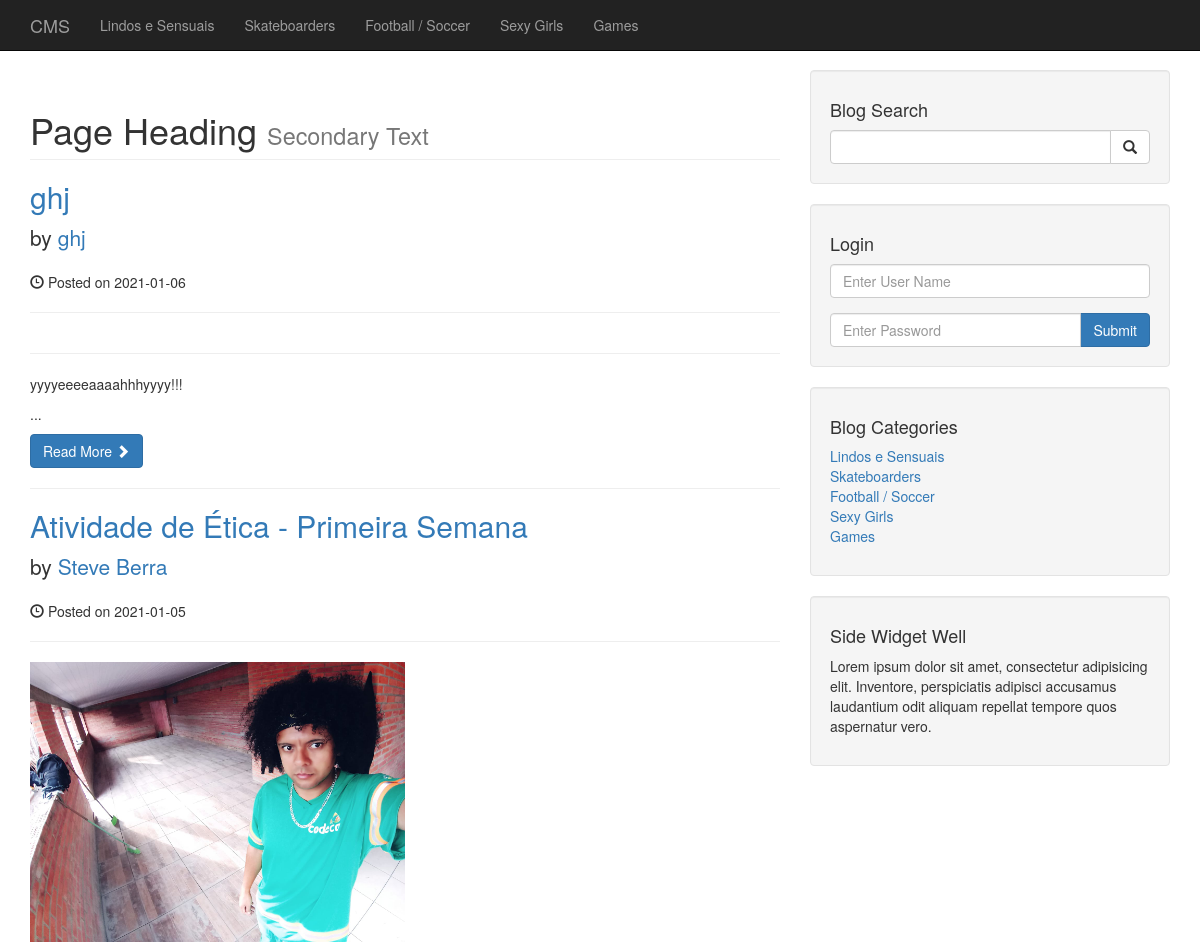
The app's page /cms/category.php?category=11 (upper part), older data.
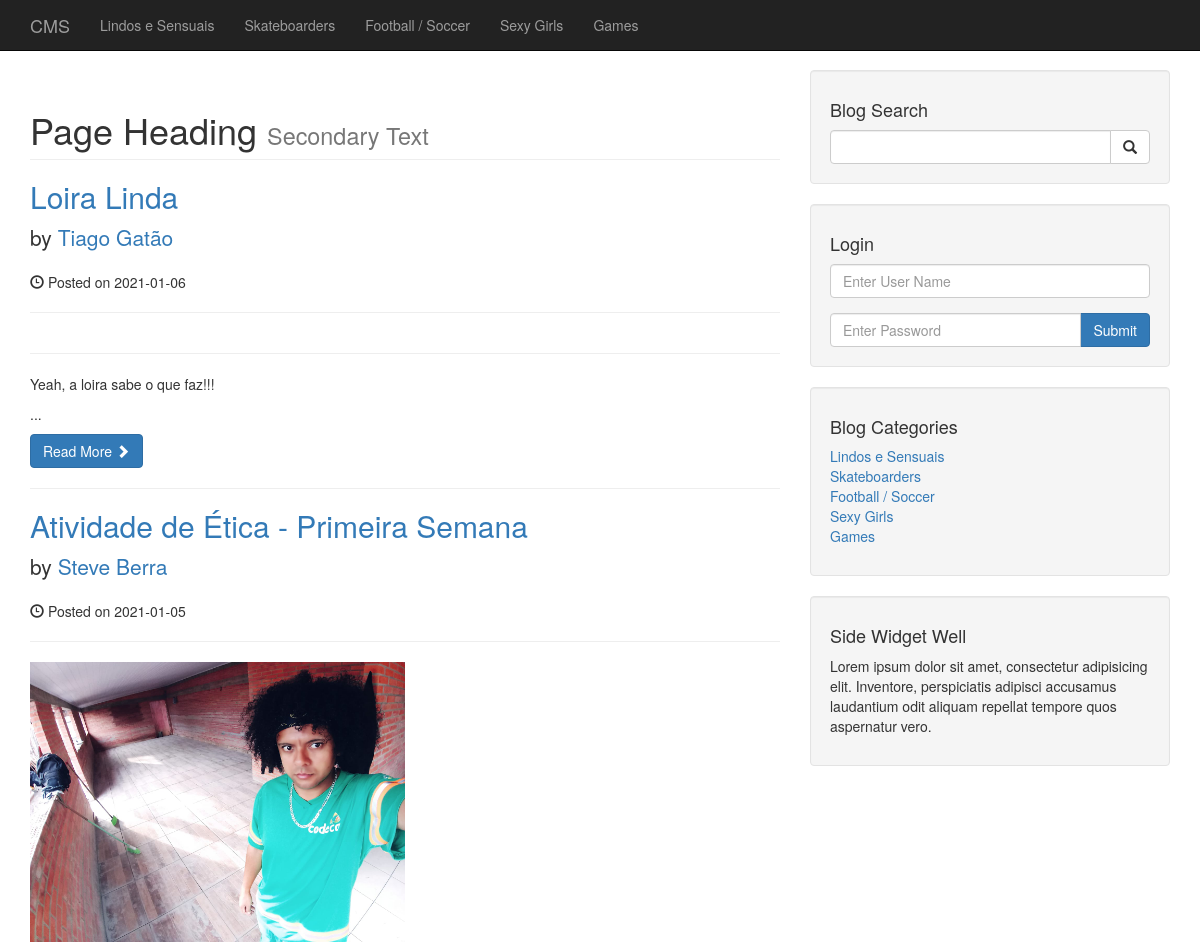
The same page, newer data.
### tables this page shows
CREATE TABLE `posts` (
  `post_id` int(3) NOT NULL,
  `post_category_id` int(3) NOT NULL,
  `post_title` varchar(255) NOT NULL,
  `post_author` varchar(255) NOT NULL,
  `post_date` date NOT NULL,
  `post_image` text NOT NULL,
  `post_content` text NOT NULL,
  `post_tags` varchar(255) NOT NULL,
  `post_comment_count` int(11) NOT NULL DEFAULT '0',
  `post_status` varchar(255) NOT NULL DEFAULT 'draft'
);

### cms/category.php (the view, shortened to what this page needs)
<?php require('includes/header.php'); ?>
    <?php require('includes/navigation.php'); ?>
    <div class="container">
        <div class="row">
            <div class="col-md-8">
                <h1 class="page-header">
                    Page Heading
                    <small>Secondary Text</small>
                </h1>
                <?php
                    if (isset($_GET['category'])) {
                        $post_category = $_GET['category'];
                    }
                    $query = "SELECT * FROM posts WHERE post_category_id = $post_category AND post_status = 'Published' ORDER BY post_id DESC";
                    $select_all_posts_query = mysqli_query($connection, $query);
                    while ($row = mysqli_fetch_assoc($select_all_posts_query)) {
                        $post_id = $row['post_id'];
                        $post_title = $row['post_title'];
                        $post_author = $row['post_author'];
                        $post_date = $row['post_date'];
                        $post_image = $row['post_image'];
                        $post_content = substr($row['post_content'], 0, 100) . "...";
                        ?>
                        <h2>
                            <a href="post.php?p_id=<?php echo $post_id ?>"><?php echo $post_title; ?></a>
                        </h2>
                        <p class="lead">
                            by <a href="index.php"><?php echo $post_author; ?></a>
                        </p>
                        <p>
                            <span class="glyphicon glyphicon-time">
                            </span>
                            Posted on <?php echo $post_date; ?>
                        </p>
                        <hr>
                        <a href="post.php?p_id=<?php echo $post_id ?>">
                            <img class="img-responsive" style="width: 50%;" src="images/<?php echo $post_image; ?>" alt="">
                        </a>
                        <hr>
                        <p>
                            <?php echo $post_content; ?>
                        </p>
                        <a class="btn btn-primary" href="post.php?p_id=<?php echo $post_id ?>">
                            Read More
                            <span class="glyphicon glyphicon-chevron-right">
                            </span>
                        </a>
                        <hr>
                        <?php
                    }
                ?>
            </div>
            <?php require('includes/sidebar.php'); ?>
        </div>
<?php require('includes/footer.php'); ?>

Row changes from the older to the newer data that the page shows:
changed posts: post_title "ghj" → "Loira Linda"; post_author "ghj" → "Tiago Gatão"; post_content "yyyyeeeeaaaahhhyyyy!!! ..." → "Yeah, a loira sabe o que faz!!! ..."
